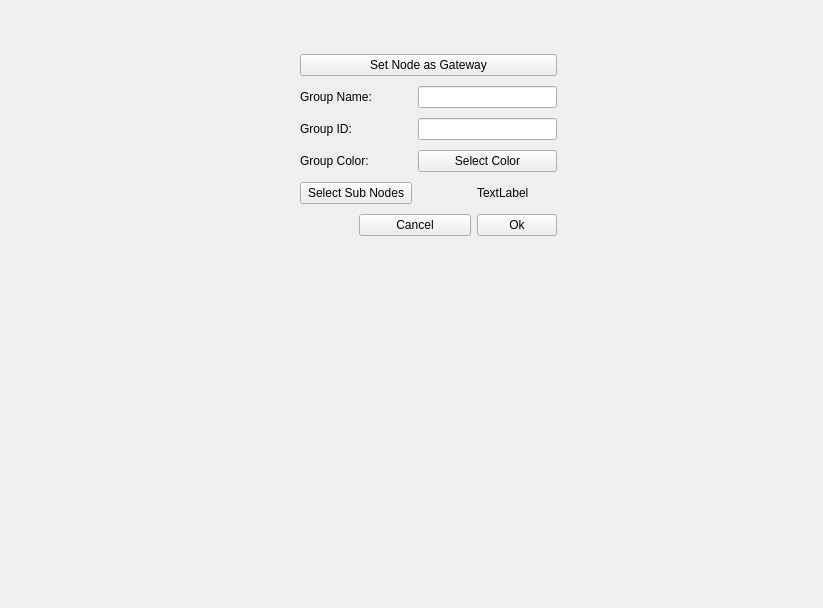
<?xml version="1.0" encoding="UTF-8"?>
<ui version="4.0">
 <class>Form</class>
 <widget class="QWidget" name="Form">
  <property name="geometry">
   <rect>
    <x>0</x>
    <y>0</y>
    <width>823</width>
    <height>608</height>
   </rect>
  </property>
  <property name="windowTitle">
   <string>Form</string>
  </property>
  <widget class="QWidget" name="">
   <property name="geometry">
    <rect>
     <x>300</x>
     <y>50</y>
     <width>257</width>
     <height>193</height>
    </rect>
   </property>
   <layout class="QGridLayout" name="GroupingLayout">
    <item row="0" column="0" colspan="4">
     <widget class="QPushButton" name="SetGatewayNode_button">
      <property name="text">
       <string>Set Node as Gateway</string>
      </property>
     </widget>
    </item>
    <item row="1" column="0" colspan="2">
     <widget class="QLabel" name="GroupName">
      <property name="text">
       <string>Group Name:</string>
      </property>
     </widget>
    </item>
    <item row="1" column="2" colspan="2">
     <widget class="QLineEdit" name="GroupName_edit"/>
    </item>
    <item row="2" column="2" colspan="2">
     <widget class="QLineEdit" name="GroupId_edit"/>
    </item>
    <item row="3" column="0" colspan="2">
     <widget class="QLabel" name="GroupColor">
      <property name="text">
       <string>Group Color:</string>
      </property>
     </widget>
    </item>
    <item row="3" column="2" colspan="2">
     <widget class="QPushButton" name="SelectColor_button">
      <property name="text">
       <string>Select Color</string>
      </property>
     </widget>
    </item>
    <item row="4" column="0" colspan="2">
     <widget class="QPushButton" name="SelectSubNode_button">
      <property name="text">
       <string>Select Sub Nodes</string>
      </property>
     </widget>
    </item>
    <item row="4" column="3">
     <widget class="QLabel" name="SelectSubNode">
      <property name="text">
       <string>TextLabel</string>
      </property>
     </widget>
    </item>
    <item row="5" column="1" colspan="2">
     <widget class="QPushButton" name="Cancel_button">
      <property name="text">
       <string>Cancel</string>
      </property>
     </widget>
    </item>
    <item row="5" column="3">
     <widget class="QPushButton" name="OK_button">
      <property name="text">
       <string>Ok</string>
      </property>
     </widget>
    </item>
    <item row="2" column="0" colspan="2">
     <widget class="QLabel" name="GroupID">
      <property name="text">
       <string>Group ID:</string>
      </property>
     </widget>
    </item>
   </layout>
  </widget>
 </widget>
 <resources/>
 <connections/>
</ui>
